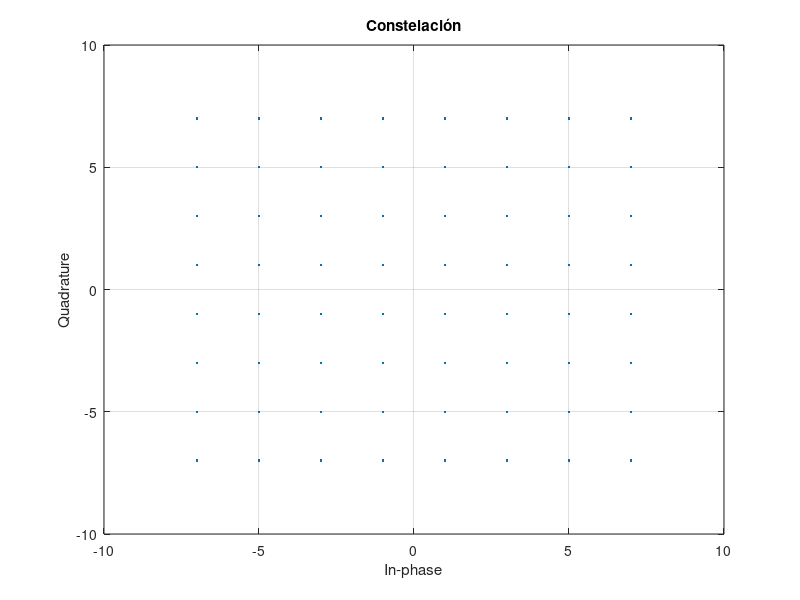
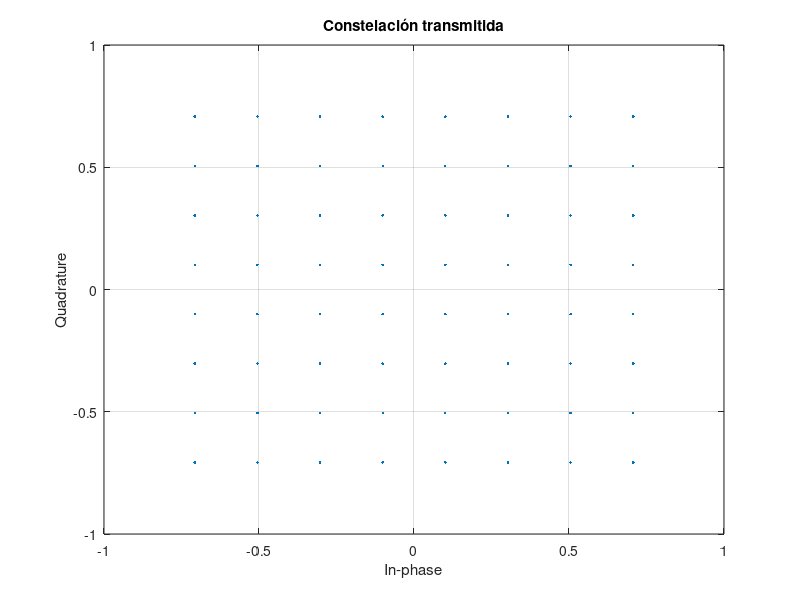
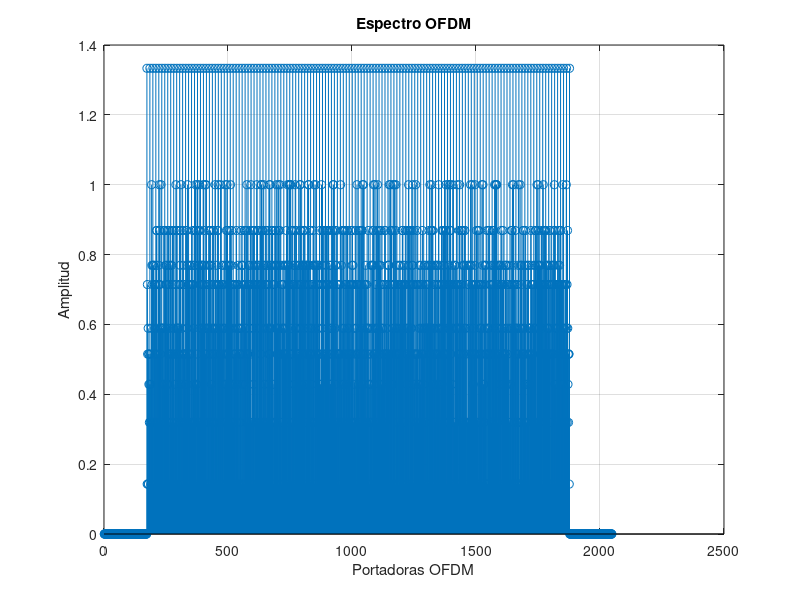
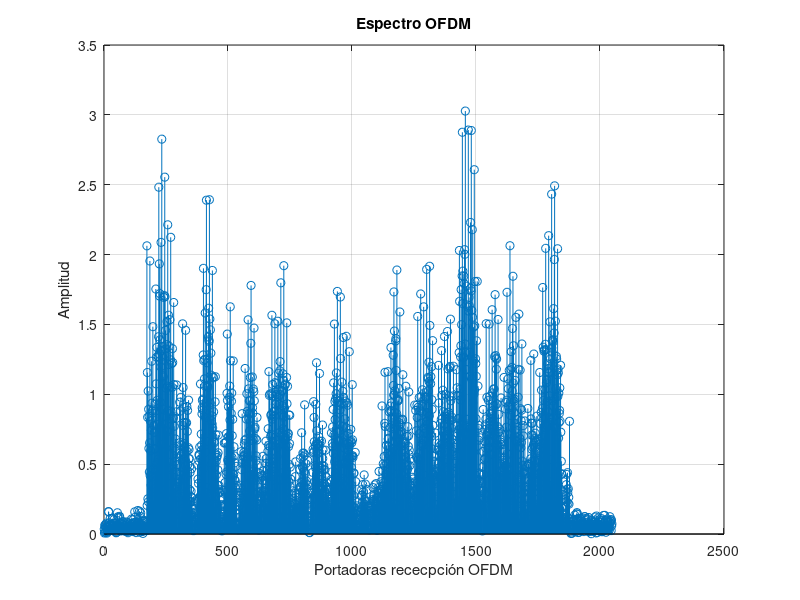

MATLAB code for these plots, in order:
clear;
close all;
%% comentario
%% Configuración del sistema OFDM
NUM_SYMB = 10;       % Número de símbols a transmitir
SEED=100;            % Semilla para el generador de números aleatorios
CONSTEL = '64QAM';    % Constelación utilizada QPSK, 16AQM o 64QAM
MODO = '2K';        % 2K, 8K (la K en mayúscula)
SNR=20;             %SNR en dB
CP = 1/32;          % Cyclic prefix

tic

% Inicializamos el generador de números aleatorios con la semilla

rng(SEED);

% El número de portadoras y el tiempo útil dependen del modo
% El número total de portadoras transmitida será el mínimo número potencia de 2 mayor que n_portadoras
switch MODO
    case '2K'
        N_portadoras = 1705;
        T_U = 224e-6;        % Tiempo útil
        NFFT=2048;
    case '8K'
        N_portadoras = 6817;
        T_U = 896e-6;
        NFFT=8192;
end

N_pilotos = ceil(N_portadoras/12);  % Pilotos insertados cada 12 posiciones
NDATA=N_portadoras- N_pilotos;   
NCP = NFFT*CP;          % Número de muestras del prefijo cíclico

PLOC=1:12:N_portadoras; % Vector auxiliar con las posiciones de los pilotos

% Dibujamos la constelación siguiendo el esquema de codifiación gray del
% estándar DVB-T
switch CONSTEL
    case 'QPSK'
        C=[1+1i 1-1i -1+1i -1-1i];  % Constelación
        M=2;      % Nº de bits
        norma = sqrt(2);
    case '16QAM'
        C = [3+3i 3+1i 1+3i 1+1i 3-3i 3-1i 1-3i 1-1i -3+3i -3+1i -1+3i -1+1i -3-3i -3-1i -1-3i -1-1i];
        M=4;
        norma = sqrt(18);
    case '64QAM'
        C = [7+7i 7+5i 5+7i 5+5i 7+1i 7+3i 5+1i 5+3i 1+7i 1+5i 3+7i 3+5i 1+1i 1+3i 3+1i 3+3i 7-7i 7-5i 5-7i 5-5i 7-1i 7-3i 5-1i 5-3i 1-7i 1-5i 3-7i 3-5i 1-1i 1-3i 3-1i 3-3i -7+7i -7+5i -5+7i -5+5i -7+1i -7+3i -5+1i -5+3i -1+7i -1+5i -3+7i -3+5i -1+1i -1+3i -3+1i -3+3i -7-7i -7-5i -5-7i -5-5i -7-1i -7-3i -5-1i -5-3i -1-7i -1-5i -3-7i -3-5i -1-1i -1-3i -3-1i -3-3i];
        M=6;
        norma = sqrt(98);
end

% Dibujo de la constelación
scatterplot(C);
grid
title('Constelación')

%% Transmisor
% Generación de los bits a transmitir
numbits = NUM_SYMB*NDATA*M;
bits_tx = rand(numbits, 1)>0.5; % numbits x 1

% Bits to symbols
aux  = reshape(bits_tx, M, []).'; % numbits/M x M
symb = zeros(size(aux, 1),1);     % numbits/M x 1
for k=1:M
    symb = symb + (2^(k-1))*aux(:,k); % primera columna = lsb 
end

% Mapper
const_points = C(symb+1); % numbits/M x 1
const_points = const_points./(norma);

% Constelación transmitida (normalizada)
scatterplot(const_points);
grid
title('Constelación transmitida') 

% Símbolos OFDM en frecuencia (rejilla tiempo frecuencia)
ofdm_freq = zeros(NFFT, NUM_SYMB); % NFFT x NUM_SYMB
ofdm_util = ofdm_freq(ceil((NFFT-N_portadoras)/2)+(1:N_portadoras),:);

% Se generan los pilotos, asignando un signo mediando el registro PRBS
registro = ones(1,11);
pilotos = zeros(N_portadoras,1);
for n = 1:N_portadoras
    pilotos(n,:) = 4/3*2*(0.5-registro(end));
    registro = [xor(registro(end),registro(end-2)),registro(1:(end-1))];
end

ofdm_util(PLOC,:) = pilotos(PLOC,1)*ones(1,NUM_SYMB); % Colocamos los pilotos
ofdm_util(ofdm_util==0) = const_points; % Rellenamos el resto con la constelación transmitida
ofdm_freq(ceil((NFFT-N_portadoras)/2)+(1:N_portadoras),:) = ofdm_util; % Completamos las 204

figure
stem(abs(ofdm_freq(:,1))); % Pintamos un único símbolo
grid
xlabel('Portadoras OFDM');
ylabel('Amplitud');
title('Espectro OFDM')
% Estamos representando el módulo (abs()), todos los pilotos se muestran positivos aunque tengan distintos signos 


% ifftshift permite pasar de una representación del espectro con el f=0 en el
% centro a una representación con f=0 a la izquierda.
% Importante el 1 para hacer la transformación en la dimensión correcta
ofdm_freq=ifftshift(ofdm_freq, 1); % NFFT x NUM_SYMB


% Modulacion OFDM
% Importante el 1 para hacer la transformación en la dimensión correcta
ofdm_time = ifft(ofdm_freq, NFFT, 1); % NFFT x NUM_SYMB

% Prefijo cíclico de forma matricial
ofdm_time = [ofdm_time(end-(NCP-1):end, :); ofdm_time];

% Salida secuencial (el : lee por columnas)
tx = ofdm_time(:); % (NFFT+NCP)·NUM_SYMB x 1
 
% figure
% plot(real(tx), 'b-');
% hold on
% plot(imag(tx), 'r-');
% xlabel('Muestras temporales');
% ylabel('Amplitud');
% legend('real', 'imag');
% grid
% title('Señal OFDM en el tiempo')

%Espectro de la señal transmitida
% figure
% pwelch(tx);

%% Canal AWGN


% Canal real

parametros = [0.057662 1.003019 4.855121
0.176809 5.422091 3.419109
0.407163 0.518650 5.864470
0.303585 2.751772 2.215894
0.258782 0.602895 3.758058
0.061831 1.016585 5.430202
0.150340 0.143556 3.952093
0.051534 0.153832 1.093586
0.185074 3.324866 5.775198
0.400967 1.935570 0.154459
0.295723 0.429948 5.928383
0.350825 3.228872 3.053023
0.262909 0.848831 0.628578
0.225894 0.073883 2.128544
0.170996 0.203952 1.099463
0.149723 0.194207 3.462951
0.240140 0.924450 3.664773
0.116587 1.381320 2.833799
0.221155 0.640512 3.334290
0.259730 1.368671 0.393889];

rho_i = parametros(:,1);
tau_i = parametros(:,2)*10^-6;
theta_i = parametros(:,3);


delta_f = 1/T_U; % Separación entre portadoras depende del tiempo útil
k = (-NFFT/2:NFFT/2-1); % Tantos elementos como portadoras, centradas en cero

% Implementación matricial del sumatorio de taps del canal
H_real = ((rho_i.*exp(-1i*theta_i)).'*(exp(-1i*2*pi*k*delta_f.*tau_i))).';

% El canal real se representa más adelante justo con la estimación


% Pasamos a tiempo para realizar la convolución con la señal transmitida
h_real_tiempo = ifft(ifftshift(H_real),NFFT,1);

rx_antena = conv(h_real_tiempo,tx);
rx_antena = rx_antena(1:end-(NFFT-1),1);

% rx_antena = tx; % Esta línea anula efecto del canal, esta prueba se
                  % realizó para comprobar que las constelaciones estaban 
                  % bien escritas

% figure
% plot(real(rx_antena), 'b-');
% hold on
% plot(imag(rx_antena), 'r-');
% xlabel('Muestras temporales');
% ylabel('Amplitud');
% legend('real', 'imag');
% grid
% title('Señal OFDM recibida en el tiempo')


% Ruido
Ps = mean(tx.*conj(tx)); % Potencia de señal
nsr = 10^(-SNR/10);      % Pn/Ps

noise = (randn(size(tx))+1i*randn(size(tx))) / sqrt(2); % Ruido complejo de potencia 1
noise = sqrt(Ps*nsr).*noise; % Ruido complejo de potencia Ps*snr

rx = rx_antena+noise;
%rx = rx_antena; % Esta línea anula el efecto del ruido



%% Receptor 
% Operaciones inversas al transmisor 

% Convertimos la recepción en serie a una matriz con tantas columnas como
% símbolos hayamos transmitido
ofdm_time_r_NCP = reshape(rx,NFFT+NCP,NUM_SYMB);

% Nos desprendemos del prefijo cíclico
ofdm_time_r=ofdm_time_r_NCP(NCP+1:end,:); 


% Pasamos a frecuencia y nos quedamos con N_portadoras
ofdm_freq_r=fft(ofdm_time_r,NFFT,1);

ofdm_freq_r= fftshift(ofdm_freq_r,1);

ofdm_util_r =ofdm_freq_r(ceil((NFFT-N_portadoras)/2)+(1:N_portadoras),:);


figure
stem(abs(ofdm_freq_r(:,1))); % Pintamos un único símbolo
grid
xlabel('Portadoras rececpción OFDM');
ylabel('Amplitud');
title('Espectro OFDM')

% Estimación del canal

% Extraemos los pilotos, dividimos entre su valor original para estimar el
% efecto del canal en frecuencia
H_est = zeros(N_portadoras,1);
H_est(PLOC,1) = ofdm_util_r(PLOC,1)./pilotos(PLOC,1);

% Empleamos la función interp1 para interpolar los valores de los pilotos
% Está realizando una interpolación lineal, pero añadiendo un parámetro es
% inmediato realizar otro tipo de interpolación
% xq = 1:N_portadoras;
% H_est_inter = interp1(PLOC,H_est(PLOC,1),xq).';

% Implementación anterior de interpolación lineal de H_est
% se ha desechado por ser menos eficiente
x = 1:12;

b=H_est(PLOC(1:end-1));
a=(H_est(PLOC(2:end))-b)/12;
y = a*x + b;
H_est = [H_est(1); reshape(y.',N_portadoras-1,1)];

% for n = 1:N_pilotos-1 % ceil(PLOC/12)
%     b = H_est((n-1)*12+1);
%     a = (H_est(12*n+1) - H_est((n-1)*12+1))/12;
%     y = a*x + b;
%     H_est((n-1)*12+2:12*n+1) = y;
% end



% Comparamos el módulo del canal real y el estimado en frecuencia
figure, hold on, grid on, plot((-NFFT/2:NFFT/2-1)*delta_f,20*log10(abs(H_real)))
plot((-floor(N_portadoras/2):ceil(N_portadoras/2)-1)*delta_f,20*log10(abs(H_est)))
legend('H real','H est')



% Salidas del bloque con ecualizador

% División en frecuencia Tx = Rx / H_est
S_tx = ofdm_util_r./H_est;


% Quitamos los pilotos
S_tx(PLOC,:) = []; 

% Símbolos estimados (representamos 1)
figure
hold on
plot((-floor((N_portadoras-N_pilotos)/2):ceil((N_portadoras-N_pilotos)/2)-1)*delta_f,20*log10(abs(S_tx(:,1))))
legend('S_tx')

% El último paso es 'traducir' los símbolos recibidos en bits según la constelación elegida 

% Concatenar los bits recibidos
rx_constel = reshape(S_tx,(N_portadoras-N_pilotos)*NUM_SYMB,1).';

scatterplot(rx_constel);

% Demap
% Traducción a bits en función de la constelación transmitida
switch CONSTEL
    case 'QPSK'
        bits_rx = zeros(1,length(rx_constel)*2);
        bits_rx(2:2:end) = real(rx_constel)<0;
        bits_rx(1:2:end) = imag(rx_constel)<0;
    case '16QAM'
        bits_rx = zeros(1,length(rx_constel)*4);
        bits_rx(4:4:end) = real(rx_constel)<0;
        bits_rx(3:4:end) = imag(rx_constel)<0;
        bits_rx(2:4:end) = abs(real(rx_constel))<(2/norma);
        bits_rx(1:4:end) = abs(imag(rx_constel))<(2/norma);
    case '64QAM'
        bits_rx = zeros(1,length(rx_constel)*6);
        bits_rx(6:6:end) = real(rx_constel)<0;
        bits_rx(5:6:end) = imag(rx_constel)<0;
        bits_rx(4:6:end) = abs(real(rx_constel))<(4/norma);
        bits_rx(3:6:end) = abs(imag(rx_constel))<(4/norma);
        bits_rx(2:6:end) = abs(real(rx_constel))<(6/norma) & abs(real(rx_constel))>(2/norma);
        bits_rx(1:6:end) = abs(imag(rx_constel))<(6/norma) & abs(imag(rx_constel))>(2/norma);
end

% Cálculo de la BER viendo las diferencias entre los bits transmitidos y
% los recibidos
BER = mean(xor(bits_rx, bits_tx.'));
fprintf(1,'CONSTEL = %s, SNR = %ddB, MODO = %s, CP = 1/%d\n',CONSTEL,SNR,MODO,1/CP);
fprintf(1, 'BER = %f\n', BER);


toc
